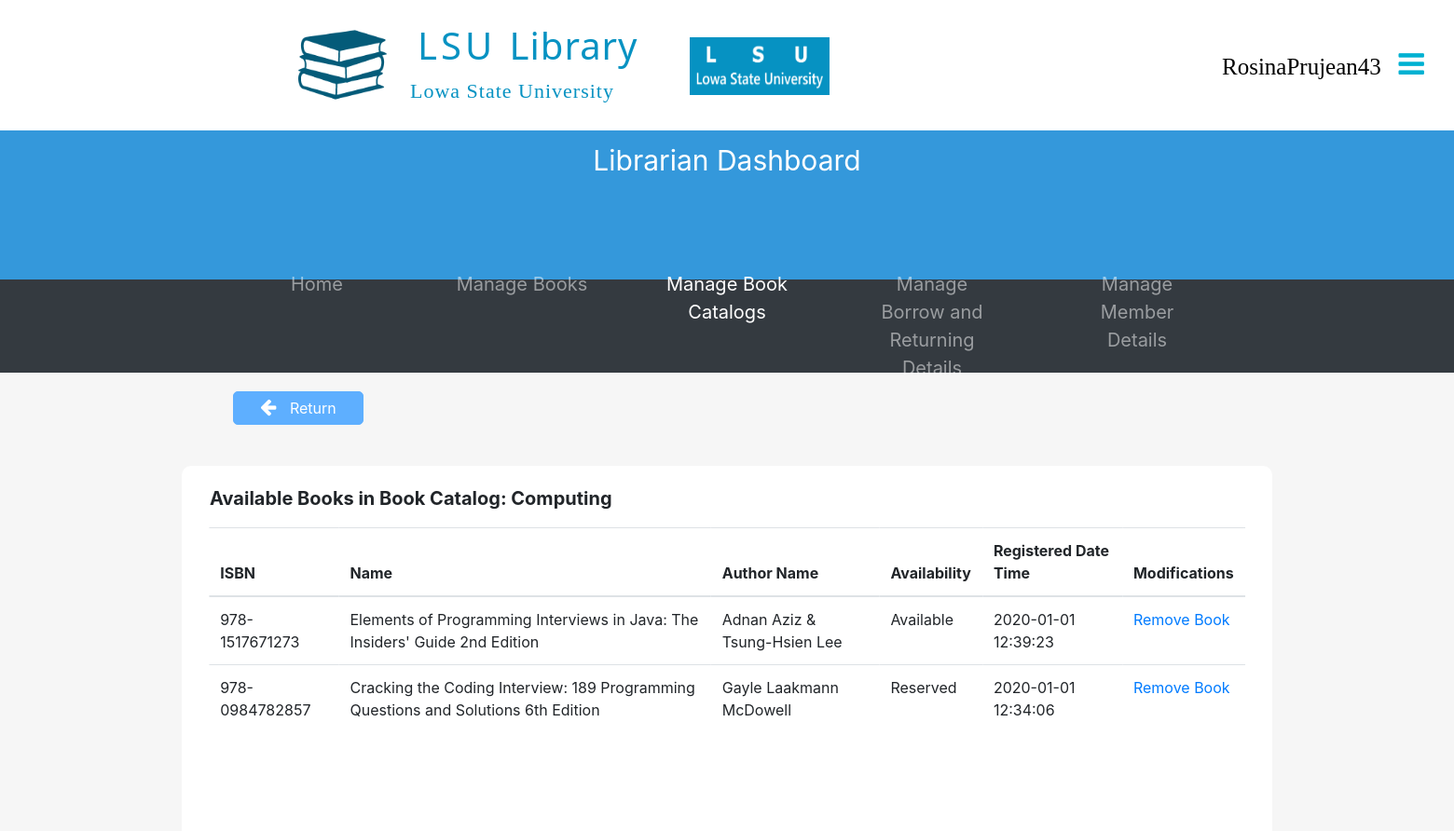
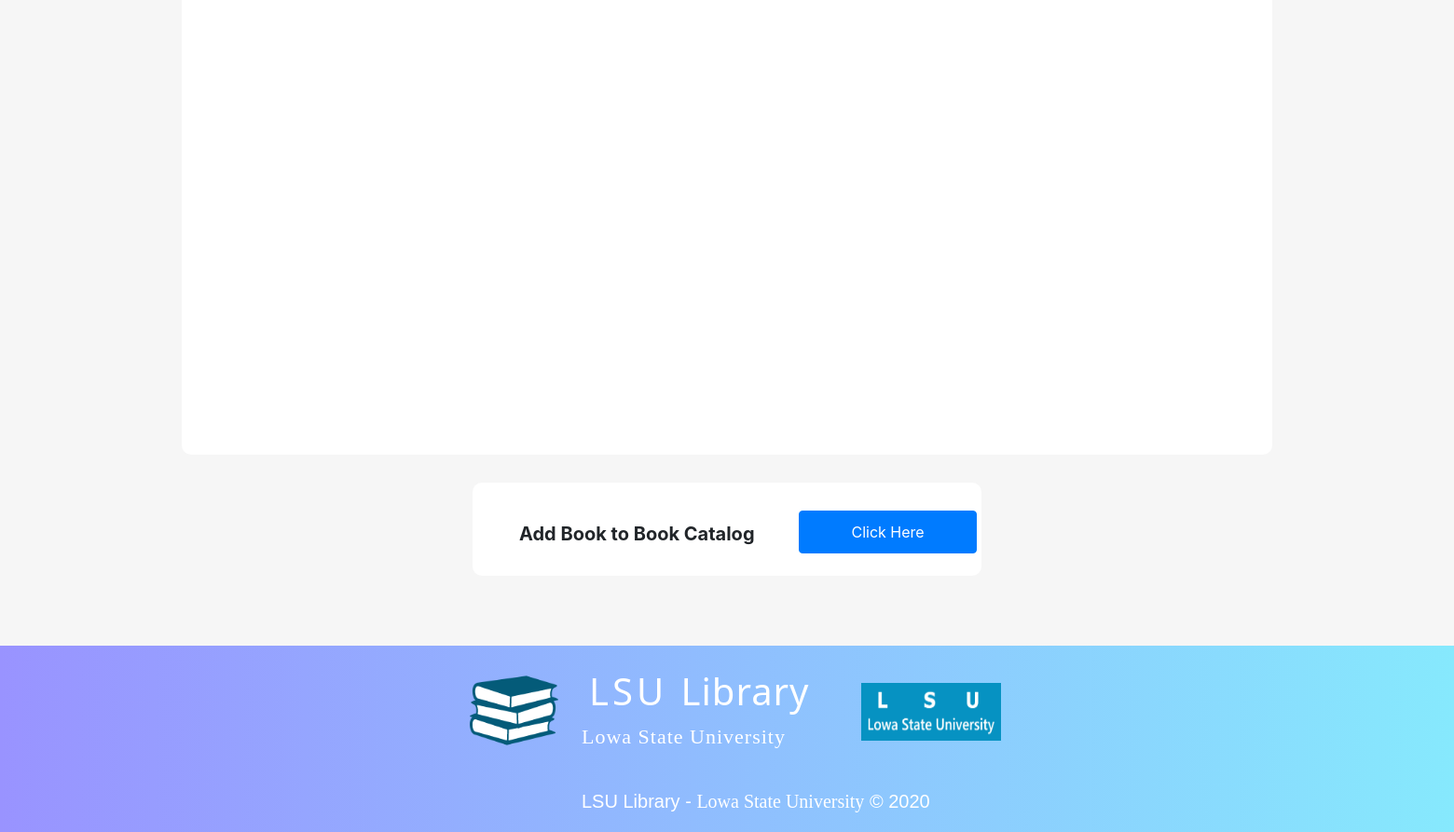
Page /librarianDashboard/2.manageBookCatalog/viewBooks.php?id=22450001 (signed in) on the committed database (2 pictures, top to bottom).
### tables this page shows
CREATE TABLE BookCatalog(
  CatalogID INT(8) AUTO_INCREMENT,
  Name VARCHAR(40) NOT NULL,
  NoOfBooks INT DEFAULT '0',
  CreatedDateTime DATETIME DEFAULT CURRENT_TIMESTAMP,
  PRIMARY KEY (CatalogID)
);

CREATE TABLE Book(
  ISBN VARCHAR(17) NOT NULL,
  Name VARCHAR(200) NOT NULL,
  bcCategoryID INT(8) NOT NULL,
  baAvailabilityID INT(8) NOT NULL,
  ReserveDateTime DATETIME,
  uUserID_ReservedBy INT(8),
  RegisteredDateTime DATETIME DEFAULT CURRENT_TIMESTAMP,
  PRIMARY KEY (ISBN),
  FOREIGN KEY (bcCategoryID) REFERENCES BookCategory (CategoryID),
  FOREIGN KEY (baAvailabilityID) REFERENCES BookAvailability (AvailabilityID),
  FOREIGN KEY (uUserID_ReservedBy) REFERENCES User (UserID)
);

CREATE TABLE BookAvailability(
  AvailabilityID INT(8) AUTO_INCREMENT,
  Availability VARCHAR(15) NOT NULL,
  PRIMARY KEY (AvailabilityID)
);

CREATE TABLE BookAuthor(
  bISBN VARCHAR(17) NOT NULL,
  Author VARCHAR(50) NOT NULL,
  PRIMARY KEY (bISBN, Author),
  FOREIGN KEY (bISBN) REFERENCES Book (ISBN)
);

### librarianDashboard/2.manageBookCatalog/viewBooks.php (the view, shortened to what this page needs)
<?php
  include_once("../../LSULibraryDBConnection.php");
  $bookCatalogID = $_GET['id'];
      ?> <script>
<!DOCTYPE html>
<html>
  <head>
    <link rel="stylesheet" href="../../assets/css/defaultLayout.css">
    <link rel="stylesheet" href="https://cdnjs.cloudflare.com/ajax/libs/font-awesome/4.7.0/css/font-awesome.min.css">
    <link rel="stylesheet" href="../../assets/bootstrap/css/bootstrap.min.css">
  </head>
  <body>
        <div style="height: 140px; width: 100%;">
              <div id="logoSection">
		<a href="../librarianDashboard.php">
                  <img src="../../assets/Images/LSULibraryLogo.png" alt="LSU Library Logo" id="lsuLibraryLogoIcon">
                </a>
                <h1 id="mainTitle"> LSU <span id="mainTitleSpan">Library</span> </h1>
                <p id="mainTitleSub">Lowa State University</p>
                <img src="../../assets/Images/LSUUniversityLogo.png" alt="LSU Logo" id="lsuLogoIcon">
              </div>
              <table id="navSection">
                <tr>
                  <td class="navItem" id="navItem1">
                    <a href="../5.accountDetails/librarianAccountDetails.php" data-toggle="popover" data-trigger="hover" data-placement="bottom" title="Options"
                    data-content="View Account Details" style="color: black;">
                      <?php echo $_SESSION['username']; ?> &nbsp
                      <i class="fa fa-bars" style="font-size: 32px;
                                                  color: #00B1D2FF;"></i> &nbsp
                    </a>
                  </td>
                  <td class="navItem" id="navItem2">
                  </td>
                </tr>
              </table>
        </div>
            <div style="background-color: #3498DB;
                        width: 100%;
                        height: 160px;">
              <p style="font-size: 30px;
                        color: white;
                        text-align: center;
                        padding-top: 10px;">Librarian Dashboard</p>
              <div style="position: absolute;
                          left: 50%;
                          transform: translate(-50%,-0%);">
              </div>
            </div>
            <nav class="navbar navbar-expand-sm bg-dark navbar-dark" style="height: 100px;">
              <ul class="navbar-nav" style="text-align: center;
                                            position: absolute;
                                            left: 50%;
                                            transform: translate(-50%,-0%);
                                            font-size: 20px;">
                <li class="nav-item">
                  <a class="nav-link" href="../librarianDashboard.php">Home</a>
                </li>
                <li class="nav-item">
                  <a class="nav-link" href="../1.manageBooks/manageBooks.php">Manage Books</a>
                </li>
                <li class="nav-item active">
                  <a class="nav-link" href="manageBookCatalog.php">Manage Book Catalogs</a>
                </li>
                <li class="nav-item">
                  <a class="nav-link" href="../3.manageBookBorrowAndReturnDetails/manageBookBorrowAndReturnDetails.php">Manage Borrow and Returning Details</a>
                </li>
                <li class="nav-item">
                  <a class="nav-link" href="../4.manageMemberDetails/manageMemberDetails.php">Manage Member Details</a>
                </li>
              </ul>
            </nav>
          <div style="width: 100%;
                      height: 1185px;
                      background-color: #F6F6F6;">
            <button type="button" name="return" style="color: #FFFFFF;
                                                      background-color: #5EAFFF;
                                                      border: 1px solid #5EAFFF;
                                                      padding: 5px;
                                                      border-radius: 5px;
                                                      width: 140px;
                                                      position: absolute;
                                                      top: 420px;
                                                      left: 250px;" onClick="window.location.href = 'manageBookCatalog.php';">
              <i class="fa fa-arrow-left" style="font-size: 20px;
                                                margin-right: 10px;"></i>
              Return
            </button>
            <div style="width: 75%;
                        height: 880px;
                        background-color: #FFFFFF;
                        border-radius: 10px;
                        position: relative;
                        left: 50%;
                        transform: translateX(-50%);
                        top: 100px;">
                <?php
                  $bookCatalogNameSQL = "SELECT Name FROM BookCatalog WHERE CatalogID = '$bookCatalogID';";
                  $bookCatalogNameResult = mysqli_query($databaseConn, $bookCatalogNameSQL);
                  $bookCatalogName = "";
                  while($bookCatalogNameRow = mysqli_fetch_array($bookCatalogNameResult)){
                    $bookCatalogName = $bookCatalogNameRow["Name"];
                  }
                ?>
              <p style="font-size: 20px;
                        padding-left: 30px;
                        padding-top: 20px;"><b>Available Books in Book Catalog: <?php echo $bookCatalogName; ?></b></p>
              <div style="width: 95%;
                          height: 790px;
                          background-color: white;
                          position: absolute;
                          left: 50%;
                          transform: translateX(-50%);
                          overflow-y: scroll;">
                <?php
                  $bookDetailsSQL = "SELECT b.ISBN, b.Name, ba.Availability, b.RegisteredDateTime FROM Book b
                                    INNER JOIN BookAvailability ba ON ba.AvailabilityID = b.baAvailabilityID
                                    INNER JOIN BookCatalogHasBook bchb ON bchb.bISBN = b.ISBN
                                    INNER JOIN BookCatalog bc ON bc.CatalogID = bchb.bcCatalogID
                                    WHERE bchb.bcCatalogID = '$bookCatalogID'
                                    ORDER BY RegisteredDateTime DESC;";
                  $bookDetailsResult = mysqli_query($databaseConn, $bookDetailsSQL);
                ?>
                <table class="table table-hover fixed_header" style="border-radius: 10px;">
                  <thead>
                    <tr>
                      <th> ISBN </th>
                      <th> Name </th>
                      <th> Author Name </th>
                      <th> Availability </th>
                      <th> Registered Date Time </th>
                      <th> Modifications </th>
                    </tr>
                  </thead>
                  <tbody>
                      <?php
                        while($bookDetailsRow = mysqli_fetch_array($bookDetailsResult)){
                          $ISBN = $bookDetailsRow["ISBN"];
                      ?>
                    <tr>
                      <td title="ISBN"><?php echo $ISBN ?></td>
                      <td title="Book Name"><?php echo $bookDetailsRow["Name"]; ?></td>
                        <?php
                          $bookAuthorSQL = "SELECT Author FROM BookAuthor WHERE bISBN = '$ISBN';";
                          $bookAuthorResult = mysqli_query($databaseConn, $bookAuthorSQL);
                          $bookAuthorRowCount = mysqli_num_rows($bookAuthorResult);
                          if($bookAuthorRowCount == 1){
                            while($bookAuthorRow = mysqli_fetch_array($bookAuthorResult)){
                              ?><td  title="Book Author"><?php echo $bookAuthorRow["Author"]; ?></td><?php
                            }
                          }
                          else if($bookAuthorRowCount == 2){
                            $bookAuthor = [];
                            while($bookAuthorRow = mysqli_fetch_array($bookAuthorResult)){
                              $bookAuthor[] = $bookAuthorRow["Author"];
                            }
                            ?><td  title="Book Author"><?php echo $bookAuthor[0]." & ".$bookAuthor[1]; ?></td><?php
                          }
                        ?>
                      <td title="Availability"><?php echo $bookDetailsRow["Availability"]; ?></td>
                      <td title="Registered Date Time"><?php echo $bookDetailsRow["RegisteredDateTime"]; ?></td>
                      <td>
						            <a href="removeBook.php?id=<?php echo $bookCatalogID; ?>&isbn=<?php echo $ISBN ?>"
                          onClick="return confirm('This book will be removed from this catalog.\nAre you such you want to continue?')">
                          Remove Book
                        </a>
                      </td>
                    </tr>
                      <?php } ?>
                  </tbody>
                </table>
              </div>
            </div>
            <div style="width: 35%;
                        height: 100px;
                        background-color: #FFFFFF;
                        border-radius: 10px;
                        position: relative;
                        left: 50%;
                        transform: translateX(-50%);
                        top: 130px;">
              <p style="font-size: 20px;
                        padding-left: 50px;
                        padding-top: 40px;"><b>Add Book to Book Catalog</b></p>
              <button type="button" class="btn btn-primary" data-toggle="modal" data-target="#addBookModal"
               style="padding: 10px;
                      width: 35%;
                      position: absolute;
                      left: 350px;
                      top: 30px;">
                Click Here
              </button>
            </div>
          </div>
          <div id="footer">
            <div id="footerLogoSection">
              <img src="../../assets/images/LSULibraryLogo.png" alt="LSU Library Logo" id="lsuLibraryLogoIcon">
              <h1 id="mainTitle"> LSU <span id="mainTitleSpan">Library</span> </h1>
              <p id="mainTitleSub">Lowa State University</p>
              <img src="../../assets/images/LSUUniversityLogo.png" alt="LSU Logo" id="lsuLogoIcon">
            </div>
            <p id="footerText1Main">LSU Library - <span id="footerText1Sub">Lowa State University</span> &copy; 2020</p>
          </div>
  </body>
</html>

### assets/css/defaultLayout.css (style rules this page uses)
* { margin: 0; }
#lsuLibraryLogoIcon { height: 95px; width: 95px; position: relative; top: 122px; left: -120px; }
#logoSection { position: relative; top: -100px; left: 440px; }
#mainTitle { color: #0692c2; letter-spacing: 4px; font-family: 'Noto Sans', sans-serif; font-size: 40px; padding-top: 30px; padding-left: 8px; }
#mainTitleSpan { letter-spacing: 1px; }
#mainTitleSub { font-size: 22px; font-family: verdana; color: #0692c2; letter-spacing: 1px; }
#lsuLogoIcon { height: 62px; width: 150px; position: relative; top: -90px; left: 300px; }
#navSection { position: relative; top: -240px; left: 1280px; }
.navItem { padding-left: 20px; }
.navItem a { font-size: 25px; text-decoration: none; color: #00B1D2FF; font-family: verdana; border-style: solid; border-width: thin; border-radius: 6px; padding: 10px; }
#navItem1 a { border-color: white; transition-duration: 0.4s; }
#footer { background-image: linear-gradient(to right, #9993ff, #86e9fd); height: 200px; }
#footerLogoSection { position: relative; left: 40%; top: -100px; }
#footerLogoSection h1 { color: white; }
#footerLogoSection span { color: white; }
#footerLogoSection p { color: white; }
#footerText1Main { position: relative; top: -140px; left: 40%; font-family: sans-serif; font-size: 20px; color: white; }
#footerText1Sub { font-family: serif; font-size: 20px; color: white; }

### librarianDashboard/2.manageBookCatalog/viewBooks.php (style rules this page uses)
nav li { margin-left:30px; margin-right:30px; width: 160px; }

### rows in the picture
bookcatalog: Name "Computing"
book: ISBN "978-1517671273", Name "Elements of Programming Interviews in Java: The Insiders' Guide 2nd Edition", bookAuthor "Adnan Aziz", bookAuthor "Tsung-Hsien Lee", baAvailabilityID.Availability "Available", RegisteredDateTime "2020-01-01 12:39:23"
book: ISBN "978-0984782857", Name "Cracking the Coding Interview: 189 Programming Questions and Solutions 6th Edition", baAvailabilityID.Availability "Reserved", RegisteredDateTime "2020-01-01 12:34:06"
bookauthor: Author "Gayle Laakmann McDowell"

### other values in the picture
$_SESSION['username'] "RosinaPrujean43"
